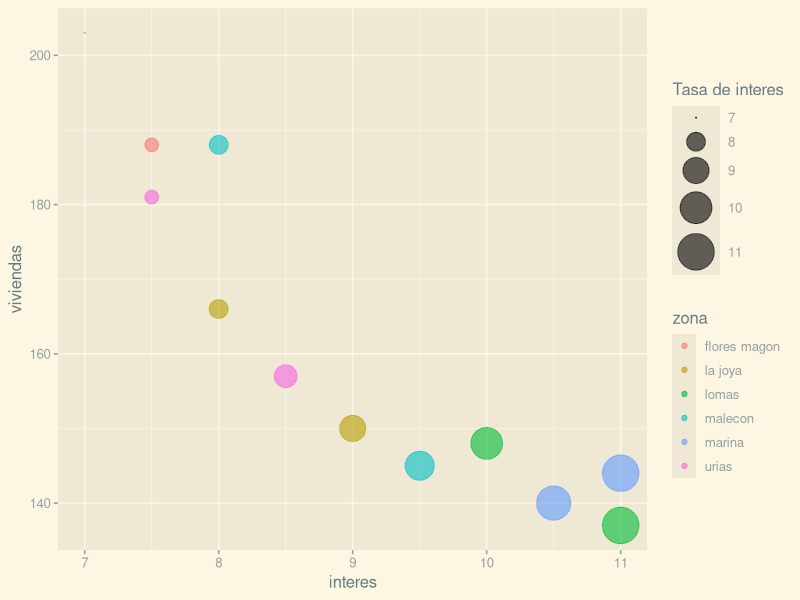
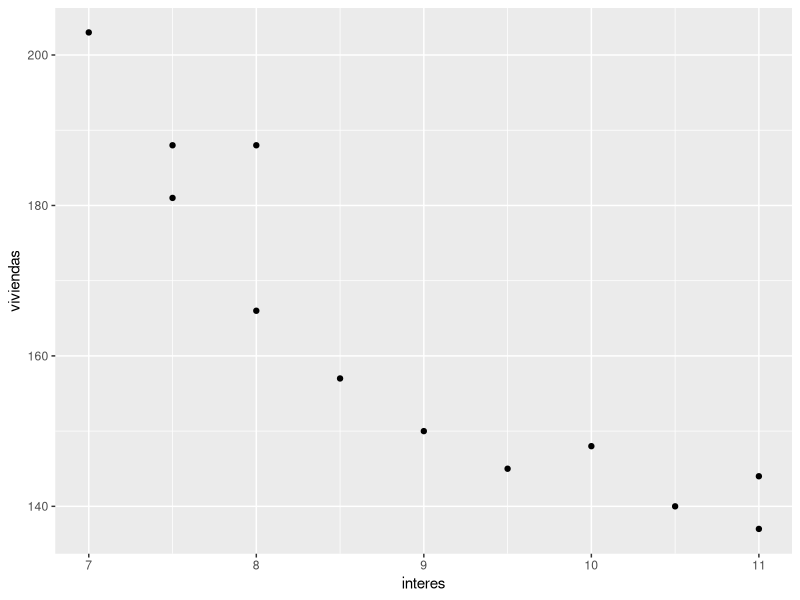
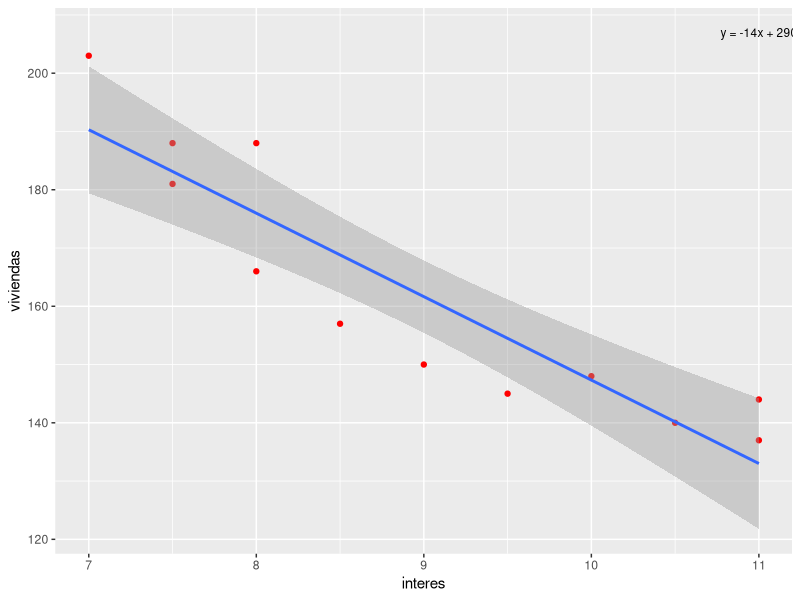
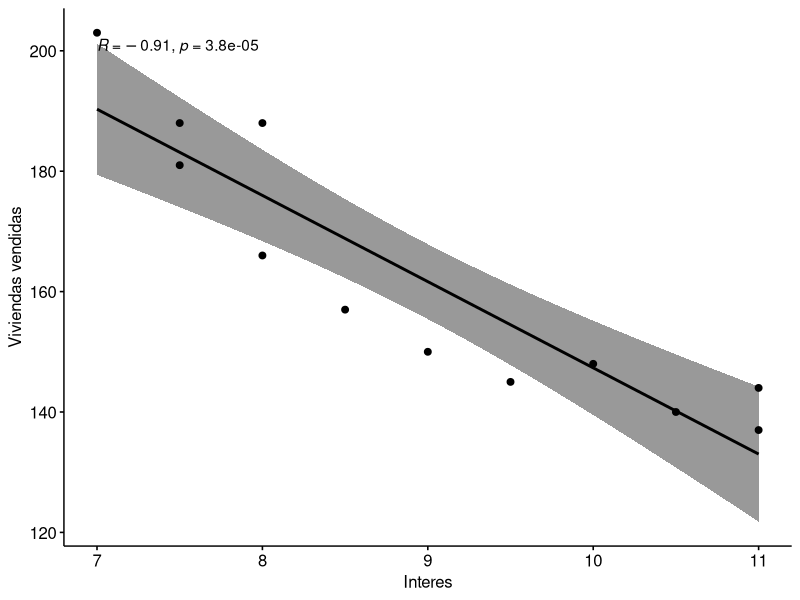

Source code (R) for these figures, in order:
library(ggplot2)
library(ggthemes)
library(readxl)
library(dplyr)
library(scales)

### EJERCICIO 9 ###

### PARTE 1 ### 
## Realizar un resumen sobre el método de mínimos cuadrados, 
## donde se explique la razón por la cual se le denomina así.

### PARTE 2 ## 
## Resuelve el siguiente ejercicio:

## Una empresa de bienes raíces ha recopilado datos para ayudar a determinar 
## cómo el número de ventas de viviendas en la región está relacionado 
## con los niveles de tasas de interés de la hipoteca. 
## En la siguiente tabla se muestran el número de viviendas vendidas 
## en la región y las tasas de interés de la hipoteca para 12 meses, 
## seleccionados al azar.

ejercicio9 <- read_excel("ejercicio9.xlsx")


### PUNTO A ###
## Realiza un diagrama de dispersión para estos datos con 
## el número de casas vendidas en el eje vertical.

ggplot(ejercicio9, aes(x=interes, y=viviendas, size = interes, color=zona)) +
  geom_point(alpha=0.6) +
  scale_size(range = c(.1, 12), name="Tasa de interes") +
  theme_solarized_2()


## PUNTO B ##
## Describe la relación entre el interés de la hipoteca 
## y el número de viviendas vendidas.


## PUNTO C ##
## Determina la recta de regresión que describa como las tasas de interés 
## (X) afectan el número de viviendas vendidas (Y). 
## ¿Qué indica el coeficiente de regresión acerca de esta relación?



p1 <- ggplot(ejercicio9, aes(x = interes, y = viviendas))
p1 + geom_point()
p3 <- p1 + geom_point(color="red") + geom_smooth(method = "lm", se = TRUE)

m <- lm(formula = viviendas ~ interes, data = ejercicio9)

summary(m)


a <- signif(coef(m)[1], digits = 2)
b <- signif(coef(m)[2], digits = 2)
textlab <- paste("y = ",b,"x + ",a, sep="")

r1 <- p3 + geom_text(aes(x = 11, y = 207, label = textlab), color="black", size=3, parse = FALSE)

r2 <- p3 + annotate("text", x = 11, y = 207, label = textlab, color="black", size = 3, parse=FALSE)

r2

## PUNTO D
## Pronostica el número de viviendas vendidas si la tasa de interés es del 10%


## PUNTO E

## Determina el coeficiente de correlación.

library(ggpubr)

ggscatter(ejercicio9, x = "interes", y = "viviendas", 
          add = "reg.line", conf.int = TRUE, 
          cor.coef = TRUE, cor.method = "pearson",
          xlab = "Interes", ylab = "Viviendas vendidas")